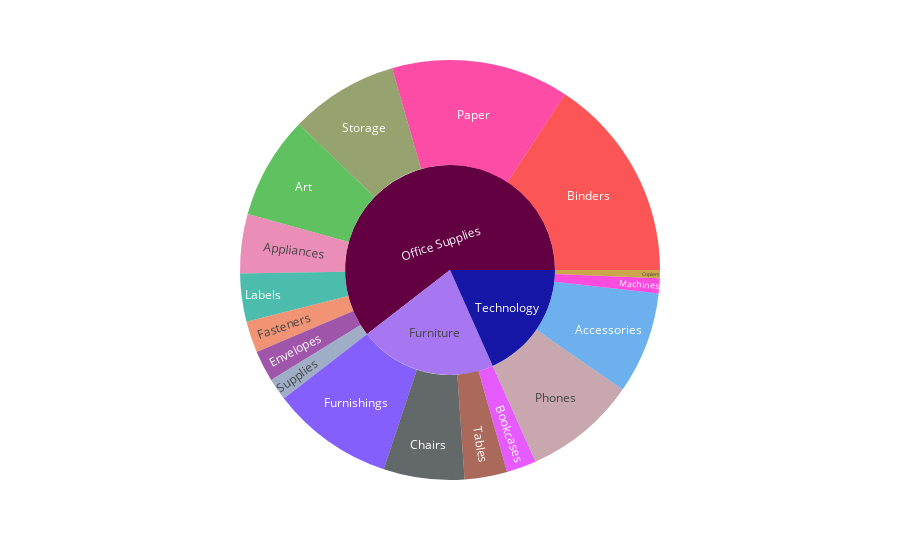

Source (notebook cell):
### Markdown cell above
## Sunburst
- **Documentation (px.sunburst() function parameters)** - https://plotly.com/python-api-reference/generated/plotly.express.sunburst.html

- **Documentation for using and styling pie charts** - https://plotly.com/python/sunburst-charts/

- **Documentation (.update_traces() function parameters)** - https://plotly.com/python-api-reference/generated/plotly.graph_objects.Figure.html#plotly.graph_objects.Figure.update_traces

- **Documentation (.update_layout() function parameters)** - https://plotly.com/python/reference/layout/

### Code cell
categorysubcategoryquantity = superstore.groupby(['Category', 'Sub-Category'])['Quantity'].sum().reset_index()

categorysubcategorydistribution = px.sunburst(categorysubcategoryquantity, path = ['Category', 'Sub-Category'], values = 'Quantity')

categorysubcategorydistribution.update_layout(title = "Sub-Category Distribution",
                                              title_font = dict(color = 'White'),
                                              paper_bgcolor = 'rgba(0,0,0,0)')

categorysubcategorydistribution.update_traces(marker = dict(colors = px.colors.qualitative.Dark24))

categorysubcategorydistribution.show()

### Figure 1 — Plotly figure (JSON) as saved in the notebook; plotly's stock layout.template omitted (floating-point values rounded to 4 significant figures)
{"data": [{"branchvalues": "total", "domain": {"x": [0, 1], "y": [0, 1]}, "hovertemplate": "labels=%{label}<br>Quantity=%{value}<br>parent=%{parent}<br>id=%{id}<extra></extra>", "ids": ["Technology/Accessories", "Office Supplies/Appliances", "Office Supplies/Art", "Office Supplies/Binders", "Furniture/Bookcases", "Furniture/Chairs", "Technology/Copiers", "Office Supplies/Envelopes", "Office Supplies/Fasteners", "Furniture/Furnishings", "Office Supplies/Labels", "Technology/Machines", "Office Supplies/Paper", "Technology/Phones", "Office Supplies/Storage", "Office Supplies/Supplies", "Furniture/Tables", "Furniture", "Office Supplies", "Technology"], "labels": ["Accessories", "Appliances", "Art", "Binders", "Bookcases", "Chairs", "Copiers", "Envelopes", "Fasteners", "Furnishings", "Labels", "Machines", "Paper", "Phones", "Storage", "Supplies", "Tables", "Furniture", "Office Supplies", "Technology"], "marker": {"colors": ["#2E91E5", "#E15F99", "#1CA71C", "#FB0D0D", "#DA16FF", "#222A2A", "#B68100", "#750D86", "#EB663B", "#511CFB", "#00A08B", "#FB00D1", "#FC0080", "#B2828D", "#6C7C32", "#778AAE", "#862A16", "#A777F1", "#620042", "#1616A7", "#DA60CA", "#6C4516", "#0D2A63", "#AF0038"]}, "name": "", "parents": ["Technology", "Office Supplies", "Office Supplies", "Office Supplies", "Furniture", "Furniture", "Technology", "Office Supplies", "Office Supplies", "Furniture", "Office Supplies", "Technology", "Office Supplies", "Technology", "Office Supplies", "Office Supplies", "Furniture", "", "", ""], "type": "sunburst", "values": [2976, 1729, 3000, 5974, 868, 2356, 234, 906, 914, 3563, 1400, 440, 5178, 3289, 3158, 647, 1241, 8028, 22906, 6939]}], "layout": {"legend": {"tracegroupgap": 0}, "margin": {"t": 60}, "paper_bgcolor": "rgba(0,0,0,0)", "title": {"font": {"color": "White"}, "text": "Sub-Category Distribution"}}}
